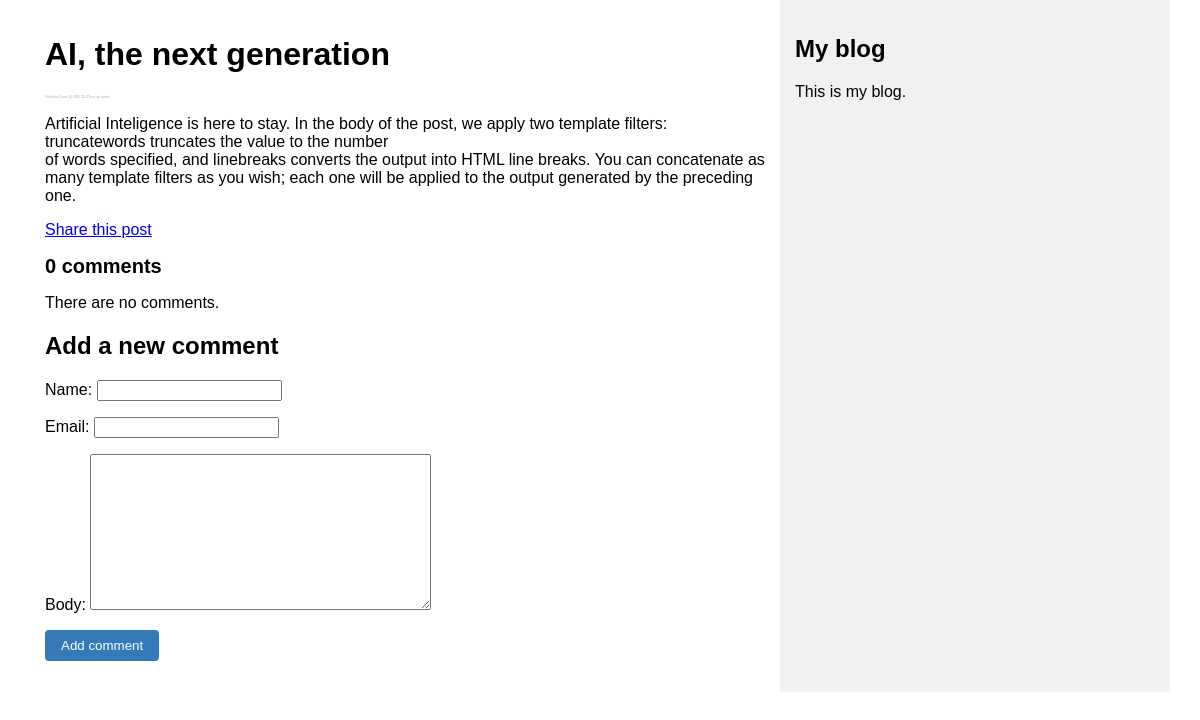
Before: /blog/2023/6/16/ai-the-next-generation/ with the older database file.
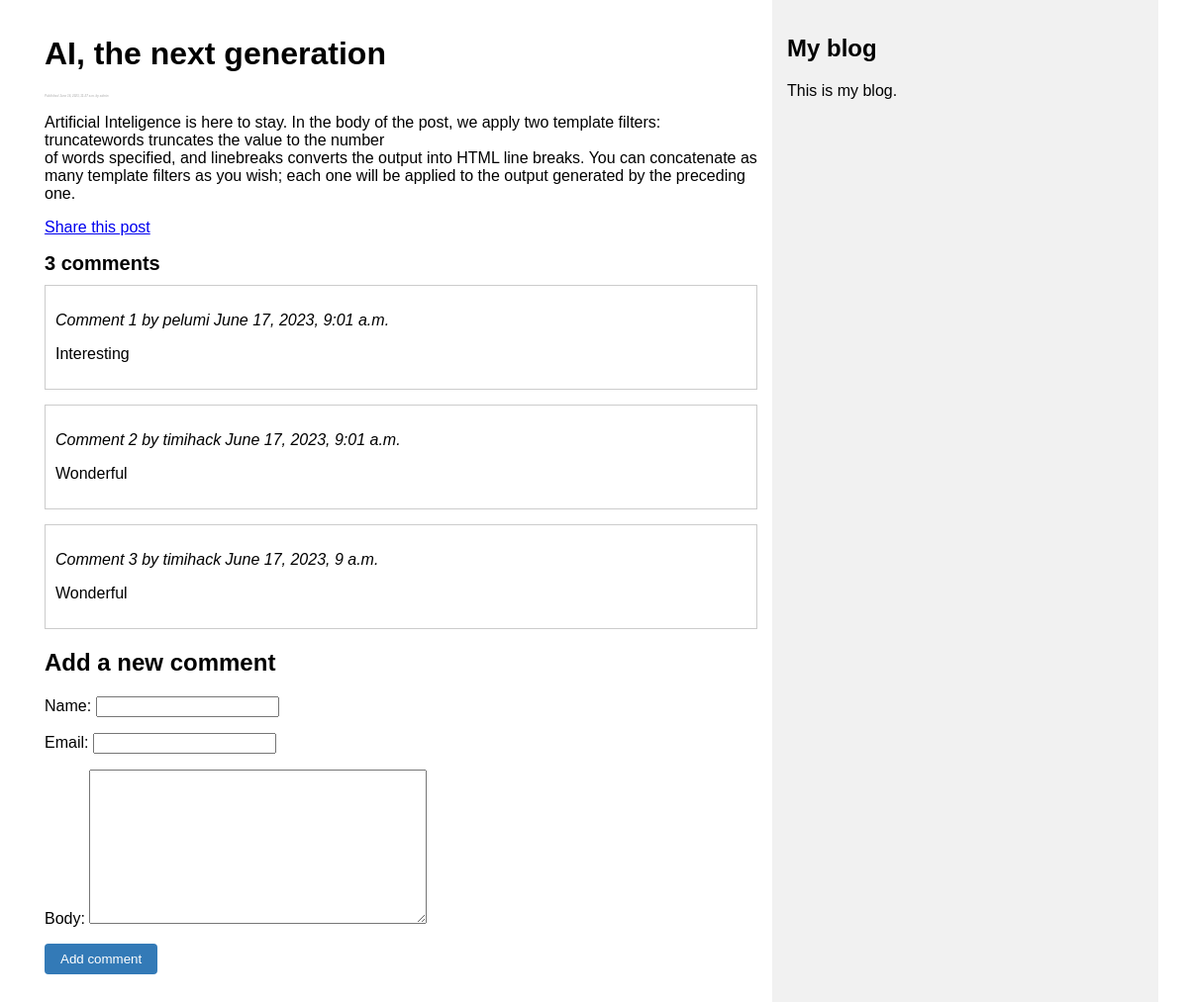
After: the same page with the newer database file.
### blog/models.py (models this page shows, shortened)
class Post(models.Model):
    class Status(models.TextChoices):
        DRAFT = 'DF', 'Draft'
        PUBLISHED = 'PB', 'Published'
    author = models.ForeignKey(User, on_delete=models.CASCADE, related_name='blog_post_author')
    title = models.CharField(max_length=250)
    slug = models.SlugField(max_length=250, unique_for_date='publish')
    body = models.TextField(max_length=10000)
    publish = models.DateTimeField(default=timezone.now)
    created = models.DateTimeField(auto_now_add=True)
    updated = models.DateTimeField(auto_now=True)
    status = models.CharField(max_length=2, choices=Status.choices, default=Status.DRAFT)
    objects = models.Manager()
    published = PublishedManager()
    class Meta:
        ordering = ['-publish']
        indexes = [
            models.Index(fields=['-publish'])
        ]

class Comment(models.Model):
    post = models.ForeignKey(Post, on_delete=models.CASCADE, related_name='comments')
    name = models.CharField(max_length=80)
    email = models.EmailField()
    body = models.TextField()
    created = models.DateTimeField(auto_now_add=True)
    updated = models.DateTimeField(auto_now=True)
    active = models.BooleanField(default=True)
    class Meta:
        ordering = ['-created']
        indexes = [
            models.Index(fields=['-created'])
        ]

### blog/views.py (the view)
# urls.py: path('<int:year>/<int:month>/<int:day>/<slug:post>/', views.post_detail, name='post_detail'),
def post_detail(request, year, month, day, post):
    post = get_object_or_404(Post,
                            status=Post.Status.PUBLISHED,
                            slug=post,
                            publish__year=year,
                            publish__month=month,
                            publish__day=day)
    comments = post.comments.filter(active=True)
    form = CommentForm()
    return render(request, 'blog/post_detail.html', {'post': post, 'comments': comments, 'form': form})

### blog/forms.py
class CommentForm(forms.ModelForm):
    class Meta:
        model=Comment
        fields = ['name', 'email', 'body']

### templates/blog/post_detail.html (shortened to what this page needs)
{% extends 'blog/base.html' %}
{% block content %}
    <h1>{{post.title}}</h1>
    <p class='date'>Published {{ post.publish }} by {{ post.author }}</p>
    {{ post.body|linebreaks }}
    <p>
        <a href='{% url "blog:post_share" post.id %}'>
        Share this post
        </a>
    </p>
    {% with comments.count as total_comments %}
        <h2 class="comment-count">
            {{ total_comments }} comment{{ total_comments|pluralize }}
        </h2>
    {% endwith %}
    {% for comment in comments %}
        <div class="comment">
            <p class="info">
                Comment {{ forloop.counter }} by {{ comment.name }}
                {{ comment.created }}
            </p>
            {{ comment.body|linebreaks }}
        </div>
    {% empty %}
        <p>There are no comments.</p>
    {% endfor %}
    {% include "blog/includes/comment_form.html" %}
{% endblock %}

### templates/blog/base.html (shortened to what this page needs)
{% load static %}
<!DOCTYPE html>
<html>
  <head>
    <link href="{% static "css/blog.css" %}" rel="stylesheet">
  </head>
  <body>
    <div class="container">
      <div class="content">{% block content %} {% endblock %}</div>
      <div class="sidebar">
        <h2>My blog</h2>
        <p>This is my blog.</p>
      </div>
    </div>
  </body>
</html>

### templates/blog/includes/comment_form.html (shortened to what this page needs)
<h2>Add a new comment</h2>
<form action="{% url "blog:post_comment" post.id %}" method="post">
    {{ form.as_p }}
    <p><input type="submit" value="Add comment"></p>
</form>

### static/css/blog.css (style rules this page uses)
html { font-family: 'Lucida Sans', 'Lucida Sans Regular', 'Lucida Grande', 'Lucida Sans Unicode', Geneva, Verdana, sans-serif; }
body { margin: 0; font-family: Arial, sans-serif; }
.container { margin: 0 auto; max-width: 1140px; width: 100%; display: flex; }
.content { flex: 2; padding: 15px; }
.content .date { font-size: 3px; font-style: italic; font-weight: bold; color:#c0c0c0 }
.sidebar { flex: 1; padding: 15px; background-color: #f1f1f1; }
form { margin-top: 20px; }
input[type="submit"] { background-color: #337ab7; color: #fff; padding: 8px 16px; border: none; border-radius: 4px; cursor: pointer; }
.comment-count { font-size: 20px; margin-bottom: 10px; }
.comment { border: 1px solid #ccc; padding: 10px; margin-bottom: 15px; }
.info { font-style: italic; margin-bottom: 5px; }

Changed rows visible on the page:
added Comment: name "pelumi", created "June 17, 2023, 9:01 a.m.", body "Interesting"
added Comment: name "timihack", created "June 17, 2023, 9:01 a.m.", body "Wonderful"
added Comment: name "timihack", created "June 17, 2023, 9 a.m.", body "Wonderful"
Other visible differences:
{{ total_comments }}: "0" → "3"
text no longer shown: "There are no comments."
